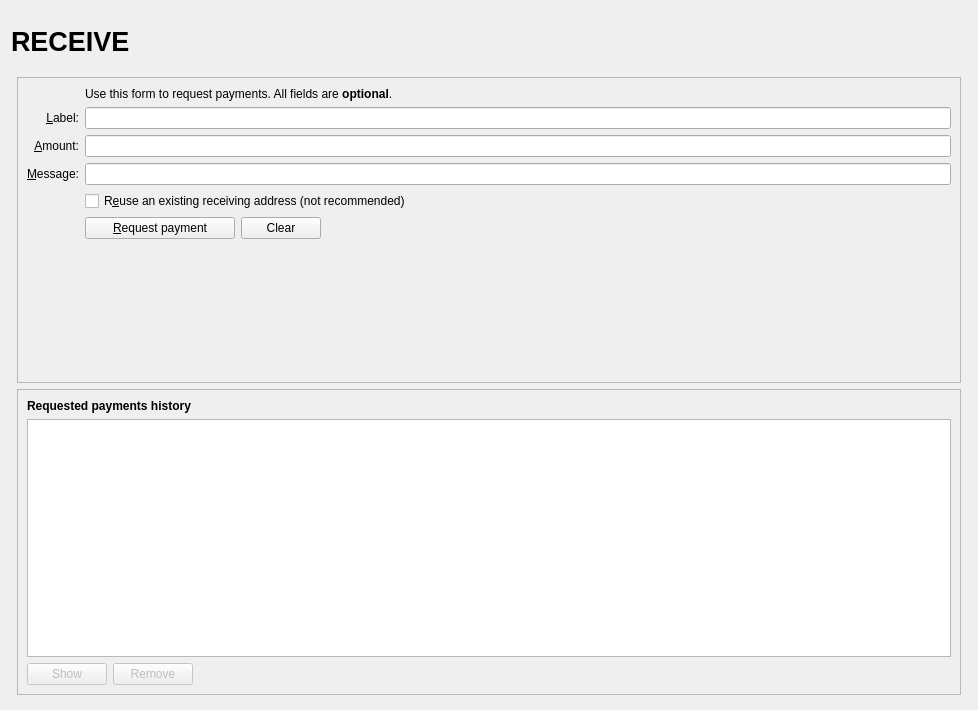
<?xml version="1.0" encoding="UTF-8"?>
<ui version="4.0">
 <class>ReceiveCoinsDialog</class>
 <widget class="QWidget" name="ReceiveCoinsDialog">
  <property name="enabled">
   <bool>true</bool>
  </property>
  <property name="geometry">
   <rect>
    <x>0</x>
    <y>0</y>
    <width>978</width>
    <height>710</height>
   </rect>
  </property>
  <property name="windowTitle">
   <string>Form</string>
  </property>
  <layout class="QVBoxLayout" name="verticalLayout" stretch="0">
   <property name="bottomMargin">
    <number>9</number>
   </property>
   <item>
    <layout class="QVBoxLayout" name="verticalLayout_Master" stretch="0,1">
     <property name="spacing">
      <number>0</number>
     </property>
     <property name="leftMargin">
      <number>0</number>
     </property>
     <property name="topMargin">
      <number>0</number>
     </property>
     <property name="rightMargin">
      <number>0</number>
     </property>
     <property name="bottomMargin">
      <number>0</number>
     </property>
     <item>
      <widget class="QFrame" name="frame_Header">
       <layout class="QVBoxLayout" name="verticalLayout_Header" stretch="0">
        <property name="leftMargin">
         <number>0</number>
        </property>
        <property name="topMargin">
         <number>0</number>
        </property>
        <property name="rightMargin">
         <number>0</number>
        </property>
        <property name="bottomMargin">
         <number>0</number>
        </property>
        <item>
         <layout class="QHBoxLayout" name="horizontalLayout_Header" stretch="1,0,1">
          <property name="spacing">
           <number>6</number>
          </property>
          <item>
           <widget class="QLabel" name="labelOverviewHeaderLeft">
            <property name="minimumSize">
             <size>
              <width>464</width>
              <height>60</height>
             </size>
            </property>
            <property name="maximumSize">
             <size>
              <width>16777215</width>
              <height>60</height>
             </size>
            </property>
            <property name="font">
             <font>
              <pointsize>20</pointsize>
              <weight>75</weight>
              <bold>true</bold>
             </font>
            </property>
            <property name="text">
             <string>RECEIVE</string>
            </property>
            <property name="alignment">
             <set>Qt::AlignLeading|Qt::AlignLeft|Qt::AlignVCenter</set>
            </property>
           </widget>
          </item>
          <item>
           <spacer name="horizontalSpacer_Header">
            <property name="orientation">
             <enum>Qt::Horizontal</enum>
            </property>
            <property name="sizeHint" stdset="0">
             <size>
              <width>40</width>
              <height>20</height>
             </size>
            </property>
           </spacer>
          </item>
          <item>
           <widget class="QLabel" name="labelOverviewHeaderRight">
            <property name="minimumSize">
             <size>
              <width>464</width>
              <height>60</height>
             </size>
            </property>
            <property name="maximumSize">
             <size>
              <width>16777215</width>
              <height>60</height>
             </size>
            </property>
            <property name="font">
             <font>
              <pointsize>14</pointsize>
             </font>
            </property>
            <property name="text">
             <string/>
            </property>
            <property name="alignment">
             <set>Qt::AlignRight|Qt::AlignTrailing|Qt::AlignVCenter</set>
            </property>
           </widget>
          </item>
         </layout>
        </item>
       </layout>
      </widget>
     </item>
     <item>
      <widget class="QFrame" name="frame_BG">
       <layout class="QVBoxLayout" name="verticalLayout_5">
        <property name="leftMargin">
         <number>6</number>
        </property>
        <property name="topMargin">
         <number>6</number>
        </property>
        <property name="rightMargin">
         <number>6</number>
        </property>
        <property name="bottomMargin">
         <number>6</number>
        </property>
        <item>
         <widget class="QFrame" name="frame2">
          <property name="sizePolicy">
           <sizepolicy hsizetype="Preferred" vsizetype="Expanding">
            <horstretch>0</horstretch>
            <verstretch>0</verstretch>
           </sizepolicy>
          </property>
          <property name="frameShape">
           <enum>QFrame::StyledPanel</enum>
          </property>
          <property name="frameShadow">
           <enum>QFrame::Sunken</enum>
          </property>
          <layout class="QVBoxLayout" name="verticalLayout_3">
           <item>
            <layout class="QGridLayout" name="gridLayout">
             <item row="7" column="2">
              <widget class="QCheckBox" name="reuseAddress">
               <property name="toolTip">
                <string>Reuse one of the previously used receiving addresses.&lt;br&gt;Reusing addresses has security and privacy issues.&lt;br&gt;Do not use this unless re-generating a payment request made before.</string>
               </property>
               <property name="text">
                <string>R&amp;euse an existing receiving address (not recommended)</string>
               </property>
              </widget>
             </item>
             <item row="7" column="0">
              <widget class="QLabel" name="label_4">
               <property name="text">
                <string/>
               </property>
              </widget>
             </item>
             <item row="6" column="0">
              <widget class="QLabel" name="label_3">
               <property name="toolTip">
                <string>An optional message to attach to the payment request, which will be displayed when the request is opened. Note: The message will not be sent with the payment over the 1x2coin network.</string>
               </property>
               <property name="text">
                <string>&amp;Message:</string>
               </property>
               <property name="alignment">
                <set>Qt::AlignRight|Qt::AlignTrailing|Qt::AlignVCenter</set>
               </property>
               <property name="buddy">
                <cstring>reqMessage</cstring>
               </property>
              </widget>
             </item>
             <item row="4" column="2">
              <widget class="QLineEdit" name="reqLabel">
               <property name="toolTip">
                <string>An optional label to associate with the new receiving address.</string>
               </property>
              </widget>
             </item>
             <item row="6" column="2">
              <widget class="QLineEdit" name="reqMessage">
               <property name="toolTip">
                <string>An optional message to attach to the payment request, which will be displayed when the request is opened.&lt;br&gt;Note: The message will not be sent with the payment over the 1x2coin network.</string>
               </property>
              </widget>
             </item>
             <item row="2" column="2">
              <widget class="QLabel" name="label_5">
               <property name="text">
                <string>Use this form to request payments. All fields are &lt;b&gt;optional&lt;/b&gt;.</string>
               </property>
              </widget>
             </item>
             <item row="4" column="0">
              <widget class="QLabel" name="label_2">
               <property name="toolTip">
                <string>An optional label to associate with the new receiving address.</string>
               </property>
               <property name="text">
                <string>&amp;Label:</string>
               </property>
               <property name="alignment">
                <set>Qt::AlignRight|Qt::AlignTrailing|Qt::AlignVCenter</set>
               </property>
               <property name="buddy">
                <cstring>reqLabel</cstring>
               </property>
              </widget>
             </item>
             <item row="5" column="0">
              <widget class="QLabel" name="label">
               <property name="toolTip">
                <string>An optional amount to request. Leave this empty or zero to not request a specific amount.</string>
               </property>
               <property name="text">
                <string>&amp;Amount:</string>
               </property>
               <property name="alignment">
                <set>Qt::AlignRight|Qt::AlignTrailing|Qt::AlignVCenter</set>
               </property>
               <property name="buddy">
                <cstring>reqAmount</cstring>
               </property>
              </widget>
             </item>
             <item row="5" column="2">
              <widget class="BitcoinAmountField" name="reqAmount">
               <property name="minimumSize">
                <size>
                 <width>80</width>
                 <height>0</height>
                </size>
               </property>
               <property name="toolTip">
                <string>An optional amount to request. Leave this empty or zero to not request a specific amount.</string>
               </property>
              </widget>
             </item>
             <item row="8" column="0">
              <widget class="QLabel" name="label_7">
               <property name="text">
                <string/>
               </property>
              </widget>
             </item>
             <item row="8" column="2">
              <layout class="QHBoxLayout" name="horizontalLayout">
               <item>
                <widget class="QPushButton" name="receiveButton">
                 <property name="minimumSize">
                  <size>
                   <width>150</width>
                   <height>0</height>
                  </size>
                 </property>
                 <property name="text">
                  <string>&amp;Request payment</string>
                 </property>
                 <property name="icon">
                  <iconset resource="../1x2coin.qrc">
                   <normaloff>:/icons/receiving_addresses</normaloff>:/icons/receiving_addresses</iconset>
                 </property>
                </widget>
               </item>
               <item>
                <widget class="QPushButton" name="clearButton">
                 <property name="sizePolicy">
                  <sizepolicy hsizetype="Minimum" vsizetype="Fixed">
                   <horstretch>0</horstretch>
                   <verstretch>0</verstretch>
                  </sizepolicy>
                 </property>
                 <property name="toolTip">
                  <string>Clear all fields of the form.</string>
                 </property>
                 <property name="text">
                  <string>Clear</string>
                 </property>
                 <property name="icon">
                  <iconset resource="../1x2coin.qrc">
                   <normaloff>:/icons/remove</normaloff>:/icons/remove</iconset>
                 </property>
                 <property name="autoDefault">
                  <bool>false</bool>
                 </property>
                </widget>
               </item>
               <item>
                <spacer name="horizontalSpacer">
                 <property name="orientation">
                  <enum>Qt::Horizontal</enum>
                 </property>
                 <property name="sizeHint" stdset="0">
                  <size>
                   <width>40</width>
                   <height>20</height>
                  </size>
                 </property>
                </spacer>
               </item>
              </layout>
             </item>
             <item row="9" column="2">
              <spacer name="verticalSpacer">
               <property name="orientation">
                <enum>Qt::Vertical</enum>
               </property>
               <property name="sizeHint" stdset="0">
                <size>
                 <width>20</width>
                 <height>40</height>
                </size>
               </property>
              </spacer>
             </item>
            </layout>
           </item>
          </layout>
         </widget>
        </item>
        <item>
         <widget class="QFrame" name="frame">
          <property name="sizePolicy">
           <sizepolicy hsizetype="Preferred" vsizetype="Expanding">
            <horstretch>0</horstretch>
            <verstretch>0</verstretch>
           </sizepolicy>
          </property>
          <property name="frameShape">
           <enum>QFrame::StyledPanel</enum>
          </property>
          <property name="frameShadow">
           <enum>QFrame::Raised</enum>
          </property>
          <layout class="QVBoxLayout" name="verticalLayout_2">
           <item>
            <widget class="QLabel" name="label_6">
             <property name="font">
              <font>
               <weight>75</weight>
               <bold>true</bold>
              </font>
             </property>
             <property name="text">
              <string>Requested payments history</string>
             </property>
            </widget>
           </item>
           <item>
            <widget class="QTableView" name="recentRequestsView">
             <property name="palette">
              <palette>
               <active>
                <colorrole role="Text">
                 <brush brushstyle="SolidPattern">
                  <color alpha="255">
                   <red>51</red>
                   <green>51</green>
                   <blue>51</blue>
                  </color>
                 </brush>
                </colorrole>
               </active>
               <inactive>
                <colorrole role="Text">
                 <brush brushstyle="SolidPattern">
                  <color alpha="255">
                   <red>51</red>
                   <green>51</green>
                   <blue>51</blue>
                  </color>
                 </brush>
                </colorrole>
               </inactive>
               <disabled>
                <colorrole role="Text">
                 <brush brushstyle="SolidPattern">
                  <color alpha="255">
                   <red>85</red>
                   <green>85</green>
                   <blue>85</blue>
                  </color>
                 </brush>
                </colorrole>
               </disabled>
              </palette>
             </property>
             <property name="contextMenuPolicy">
              <enum>Qt::CustomContextMenu</enum>
             </property>
             <property name="tabKeyNavigation">
              <bool>false</bool>
             </property>
             <property name="sortingEnabled">
              <bool>true</bool>
             </property>
            </widget>
           </item>
           <item>
            <layout class="QHBoxLayout" name="horizontalLayout_2">
             <item>
              <widget class="QPushButton" name="showRequestButton">
               <property name="enabled">
                <bool>false</bool>
               </property>
               <property name="toolTip">
                <string>Show the selected request (does the same as double clicking an entry)</string>
               </property>
               <property name="text">
                <string>Show</string>
               </property>
               <property name="icon">
                <iconset resource="../1x2coin.qrc">
                 <normaloff>:/icons/edit</normaloff>:/icons/edit</iconset>
               </property>
               <property name="autoDefault">
                <bool>false</bool>
               </property>
              </widget>
             </item>
             <item>
              <widget class="QPushButton" name="removeRequestButton">
               <property name="enabled">
                <bool>false</bool>
               </property>
               <property name="toolTip">
                <string>Remove the selected entries from the list</string>
               </property>
               <property name="text">
                <string>Remove</string>
               </property>
               <property name="icon">
                <iconset resource="../1x2coin.qrc">
                 <normaloff>:/icons/remove</normaloff>:/icons/remove</iconset>
               </property>
               <property name="autoDefault">
                <bool>false</bool>
               </property>
              </widget>
             </item>
             <item>
              <spacer name="horizontalSpacer_2">
               <property name="orientation">
                <enum>Qt::Horizontal</enum>
               </property>
               <property name="sizeHint" stdset="0">
                <size>
                 <width>40</width>
                 <height>20</height>
                </size>
               </property>
              </spacer>
             </item>
            </layout>
           </item>
          </layout>
         </widget>
        </item>
       </layout>
      </widget>
     </item>
    </layout>
   </item>
  </layout>
 </widget>
 <customwidgets>
  <customwidget>
   <class>BitcoinAmountField</class>
   <extends>QLineEdit</extends>
   <header>bitcoinamountfield.h</header>
   <container>1</container>
  </customwidget>
 </customwidgets>
 <tabstops>
  <tabstop>reqLabel</tabstop>
  <tabstop>reqAmount</tabstop>
  <tabstop>reqMessage</tabstop>
  <tabstop>reuseAddress</tabstop>
  <tabstop>receiveButton</tabstop>
  <tabstop>clearButton</tabstop>
  <tabstop>recentRequestsView</tabstop>
  <tabstop>showRequestButton</tabstop>
  <tabstop>removeRequestButton</tabstop>
 </tabstops>
 <resources>
  <include location="../1x2coin.qrc"/>
 </resources>
 <connections/>
</ui>
